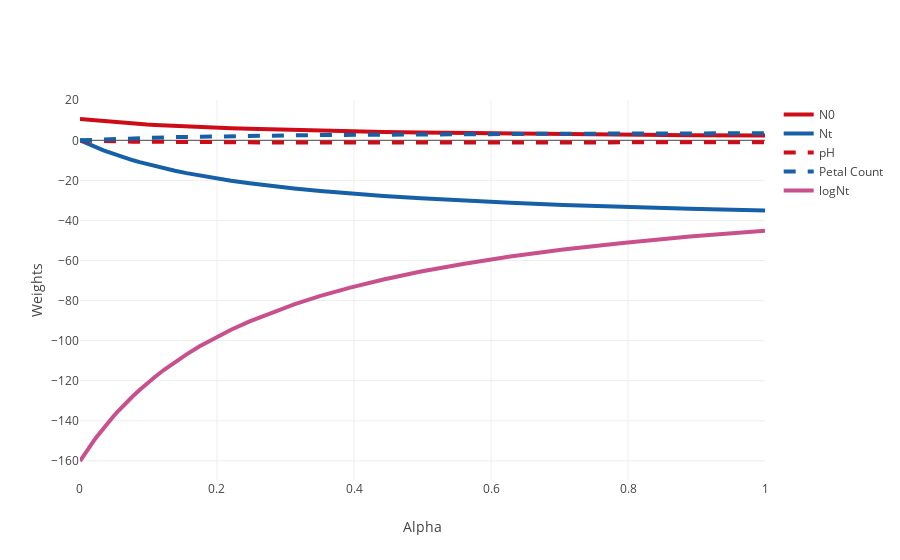

Source (notebook cell):
### Code cell
trace0 = Scatter(
    x = alphas,
    y = Ridge_df['N0'],
    name = 'N0',
    line = dict(
        color = ('rgb(205, 12, 24)'),
        width = 4)
    )
trace1 = Scatter(
    x = alphas,
    y = Ridge_df['Nt'],
    name = 'Nt',
    line = dict(
        color = ('rgb(22, 96, 167)'),
        width = 4)
)
trace2 = Scatter(
    x = alphas,
    y = Ridge_df['pH'],
    name = 'pH',
    line = dict(
        color = ('rgb(205, 12, 24)'),
        width = 4,
        dash = 'dash') # dash options include 'dash', 'dot', and 'dashdot'
)
trace3 = Scatter(
    x = alphas,
    y = Ridge_df['PetalCount'],
    name = 'Petal Count',
    line = dict(
        color = ('rgb(22, 96, 167)'),
        width = 4,
        dash = 'dash')
)
trace4 = Scatter(
    x = alphas,
    y = Ridge_df['logNt'],
    name = 'logNt',
    line = dict(
        color = ('rgb(200, 80, 140)'),
        width = 4,)
)

data = [trace0, trace1, trace2, trace3, trace4]

layout = dict(xaxis = dict(title = 'Alpha'),
              yaxis = dict(title = 'Weights'),
              )

fig = dict(data = data, layout = layout)
plot.iplot(fig, filename='RidgeRegression.html')
